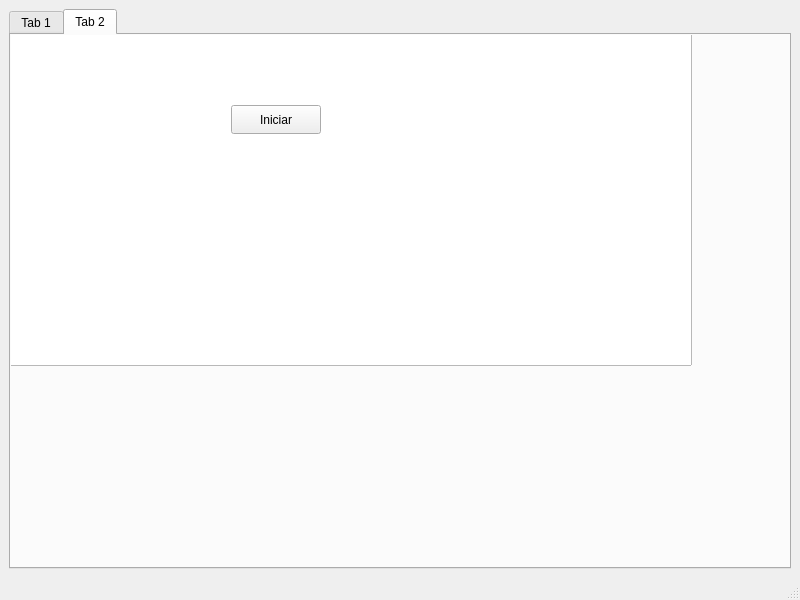
<?xml version="1.0" encoding="UTF-8"?>
<ui version="4.0">
 <class>cframe</class>
 <widget class="QMainWindow" name="cframe">
  <property name="geometry">
   <rect>
    <x>0</x>
    <y>0</y>
    <width>800</width>
    <height>600</height>
   </rect>
  </property>
  <property name="windowTitle">
   <string>cframe</string>
  </property>
  <widget class="QWidget" name="centralwidget">
   <layout class="QGridLayout" name="gridLayout">
    <item row="0" column="0">
     <widget class="QTabWidget" name="tabWidget">
      <property name="currentIndex">
       <number>1</number>
      </property>
      <widget class="QWidget" name="tab">
       <attribute name="title">
        <string>Tab 1</string>
       </attribute>
       <widget class="QLabel" name="Lbl_DNI">
        <property name="geometry">
         <rect>
          <x>50</x>
          <y>10</y>
          <width>54</width>
          <height>17</height>
         </rect>
        </property>
        <property name="text">
         <string>DNI:</string>
        </property>
       </widget>
       <widget class="QLabel" name="Lbl_Nombre">
        <property name="geometry">
         <rect>
          <x>50</x>
          <y>50</y>
          <width>54</width>
          <height>17</height>
         </rect>
        </property>
        <property name="text">
         <string>Nombre:</string>
        </property>
       </widget>
       <widget class="QLabel" name="Lbl_Apellidos">
        <property name="geometry">
         <rect>
          <x>50</x>
          <y>100</y>
          <width>54</width>
          <height>17</height>
         </rect>
        </property>
        <property name="text">
         <string>Apellidos:</string>
        </property>
       </widget>
       <widget class="QLabel" name="Lbl_Cargo">
        <property name="geometry">
         <rect>
          <x>50</x>
          <y>150</y>
          <width>54</width>
          <height>17</height>
         </rect>
        </property>
        <property name="text">
         <string>Cargo:</string>
        </property>
       </widget>
       <widget class="QLabel" name="Lbl_Edad">
        <property name="geometry">
         <rect>
          <x>50</x>
          <y>200</y>
          <width>54</width>
          <height>17</height>
         </rect>
        </property>
        <property name="text">
         <string>Edad:</string>
        </property>
       </widget>
       <widget class="QLabel" name="Lbl_Genero">
        <property name="geometry">
         <rect>
          <x>50</x>
          <y>250</y>
          <width>54</width>
          <height>17</height>
         </rect>
        </property>
        <property name="text">
         <string>Género:</string>
        </property>
       </widget>
       <widget class="QLabel" name="Lbl_Salario">
        <property name="geometry">
         <rect>
          <x>50</x>
          <y>300</y>
          <width>54</width>
          <height>17</height>
         </rect>
        </property>
        <property name="text">
         <string>Salario:</string>
        </property>
       </widget>
       <widget class="QLineEdit" name="Tbx_DNI">
        <property name="geometry">
         <rect>
          <x>110</x>
          <y>10</y>
          <width>113</width>
          <height>25</height>
         </rect>
        </property>
       </widget>
       <widget class="QLineEdit" name="Tbx_Nombre">
        <property name="geometry">
         <rect>
          <x>110</x>
          <y>50</y>
          <width>331</width>
          <height>25</height>
         </rect>
        </property>
       </widget>
       <widget class="QLineEdit" name="Tbx_Apellidos">
        <property name="geometry">
         <rect>
          <x>110</x>
          <y>100</y>
          <width>331</width>
          <height>25</height>
         </rect>
        </property>
       </widget>
       <widget class="QLineEdit" name="Tbx_Cargo">
        <property name="geometry">
         <rect>
          <x>110</x>
          <y>150</y>
          <width>661</width>
          <height>25</height>
         </rect>
        </property>
       </widget>
       <widget class="QSpinBox" name="Spbx_Edad">
        <property name="geometry">
         <rect>
          <x>110</x>
          <y>200</y>
          <width>42</width>
          <height>26</height>
         </rect>
        </property>
        <property name="maximum">
         <number>127</number>
        </property>
       </widget>
       <widget class="QComboBox" name="Cbx_Genero">
        <property name="geometry">
         <rect>
          <x>110</x>
          <y>250</y>
          <width>181</width>
          <height>25</height>
         </rect>
        </property>
        <item>
         <property name="text">
          <string>Másculino</string>
         </property>
        </item>
        <item>
         <property name="text">
          <string>Famenino</string>
         </property>
        </item>
        <item>
         <property name="text">
          <string>Binario</string>
         </property>
        </item>
        <item>
         <property name="text">
          <string>Otro</string>
         </property>
        </item>
        <item>
         <property name="text">
          <string>Ninguno</string>
         </property>
        </item>
        <item>
         <property name="text">
          <string>Hexadecimal</string>
         </property>
        </item>
        <item>
         <property name="text">
          <string>Asexual</string>
         </property>
        </item>
        <item>
         <property name="text">
          <string>Planta</string>
         </property>
        </item>
        <item>
         <property name="text">
          <string>Decepticon</string>
         </property>
        </item>
       </widget>
       <widget class="QDoubleSpinBox" name="Spbx_Salario">
        <property name="geometry">
         <rect>
          <x>110</x>
          <y>300</y>
          <width>81</width>
          <height>26</height>
         </rect>
        </property>
        <property name="maximum">
         <double>99999.990000000005239</double>
        </property>
        <property name="value">
         <double>13000.000000000000000</double>
        </property>
       </widget>
       <widget class="QPushButton" name="Btn_Ingresar">
        <property name="geometry">
         <rect>
          <x>90</x>
          <y>370</y>
          <width>80</width>
          <height>25</height>
         </rect>
        </property>
        <property name="text">
         <string>Ingresar</string>
        </property>
       </widget>
      </widget>
      <widget class="QWidget" name="tab_2">
       <attribute name="title">
        <string>Tab 2</string>
       </attribute>
       <widget class="QTableWidget" name="Tw_Mostrar">
        <property name="geometry">
         <rect>
          <x>-90</x>
          <y>-160</y>
          <width>771</width>
          <height>491</height>
         </rect>
        </property>
       </widget>
       <widget class="QPushButton" name="BtnIniciar">
        <property name="geometry">
         <rect>
          <x>220</x>
          <y>70</y>
          <width>90</width>
          <height>29</height>
         </rect>
        </property>
        <property name="text">
         <string>Iniciar</string>
        </property>
       </widget>
      </widget>
     </widget>
    </item>
   </layout>
  </widget>
  <widget class="QMenuBar" name="menubar">
   <property name="geometry">
    <rect>
     <x>0</x>
     <y>0</y>
     <width>800</width>
     <height>25</height>
    </rect>
   </property>
  </widget>
  <widget class="QStatusBar" name="statusbar"/>
 </widget>
 <resources/>
 <connections/>
</ui>
